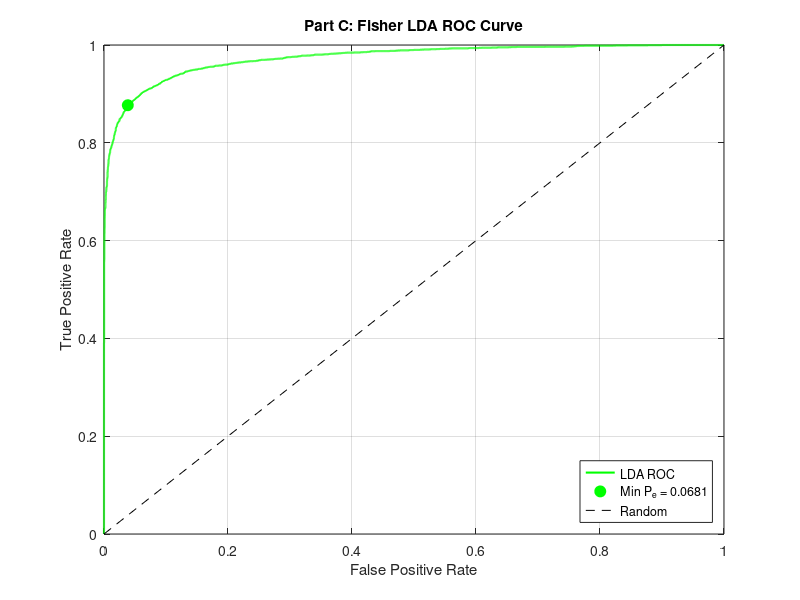

The MATLAB source for this figure:
%% Question 1 Part C – Fisher LDA Classifier
clear; close all; clc;

% ---- Step 1: Generate the same data as Parts A & B ----
N = 10000;
p0 = 0.65; p1 = 0.35;
u = rand(1,N) >= p0;
N0 = sum(u==0); N1 = sum(u==1);

% True parameters (for data generation)
mu0_true = [-0.5; -0.5; -0.5];
C0_true = [1 -0.5 0.3; -0.5 1 -0.5; 0.3 -0.5 1];
mu1_true = [1; 1; 1];
C1_true = [1 0.3 -0.2; 0.3 1 0.3; -0.2 0.3 1];

% Generate data
r0 = mvnrnd(mu0_true, C0_true, N0);
r1 = mvnrnd(mu1_true, C1_true, N1);
X = [r0; r1];
labels = [zeros(N0,1); ones(N1,1)];

% ---- Step 2: ESTIMATE parameters from samples ----
% Sample means
mu0_est = mean(r0)';  % Estimated mean for class 0
mu1_est = mean(r1)';  % Estimated mean for class 1

% Sample covariances
C0_est = cov(r0);     % Estimated covariance for class 0
C1_est = cov(r1);     % Estimated covariance for class 1

% ---- Step 3: Compute Fisher LDA projection vector ----
% Within-class scatter matrix (using equal weights as instructed)
Sw = (C0_est + C1_est) / 2;

% Between-class scatter matrix
mu_diff = mu1_est - mu0_est;
Sb = mu_diff * mu_diff';

% Fisher LDA projection vector
[V, D] = eig(Sb, Sw);  % Generalized eigendecomposition
[~, idx] = max(diag(D));
w_LDA = V(:, idx);

% Ensure consistent orientation
if w_LDA' * mu_diff < 0
    w_LDA = -w_LDA;
end

% ---- Step 4: Project data onto LDA direction ----
X_projected = X * w_LDA;  % N×1 vector of projections

% ---- Step 5: Generate ROC by sorting projected values ----
[sorted_scores, sort_idx] = sort(X_projected, 'descend');
sorted_labels = labels(sort_idx);

TPR = zeros(N+1, 1);
FPR = zeros(N+1, 1);
TPR(1) = 0; FPR(1) = 0;

P = sum(labels == 1);
N_neg = sum(labels == 0);
TP = 0; FP = 0;

for i = 1:N
    if sorted_labels(i) == 1
        TP = TP + 1;
    else
        FP = FP + 1;
    end
    TPR(i+1) = TP / P;
    FPR(i+1) = FP / N_neg;
end

% ---- Step 6: Find optimal threshold ----
Perror = FPR * p0 + (1 - TPR) * p1;
[minErr, idxMin] = min(Perror);
bestTPR = TPR(idxMin);
bestFPR = FPR(idxMin);

if idxMin == 1
    bestThreshold = inf;
elseif idxMin == N+1
    bestThreshold = -inf;
else
    bestThreshold = (sorted_scores(idxMin-1) + sorted_scores(idxMin)) / 2;
end

% ---- Step 7: Plot ROC ----
figure;
plot(FPR, TPR, 'g-', 'LineWidth', 1.5); hold on;
plot(bestFPR, bestTPR, 'go', 'MarkerSize', 8, 'MarkerFaceColor', 'g');
plot([0 1], [0 1], 'k--', 'LineWidth', 0.5);
xlabel('False Positive Rate');
ylabel('True Positive Rate');
title('Part C: Fisher LDA ROC Curve');
grid on;
legend('LDA ROC', sprintf('Min P_e = %.4f', minErr), 'Random', 'Location', 'SouthEast');
axis([0 1 0 1]);

% ---- Step 8: Display results ----
fprintf('\n===== PART C: FISHER LDA RESULTS =====\n');
fprintf('Using ESTIMATED parameters from samples\n');
fprintf('---------------------------------------\n');
fprintf('Fisher LDA projection vector:\n');
fprintf('  w_LDA = [%.4f, %.4f, %.4f]^T\n', w_LDA);
fprintf('\nClassifier Performance:\n');
fprintf('  Minimum probability of error = %.4f\n', minErr);
fprintf('  True Positive Rate = %.3f\n', bestTPR);
fprintf('  False Positive Rate = %.3f\n', bestFPR);
fprintf('  Optimal threshold on projected axis = %.4f\n', bestThreshold);